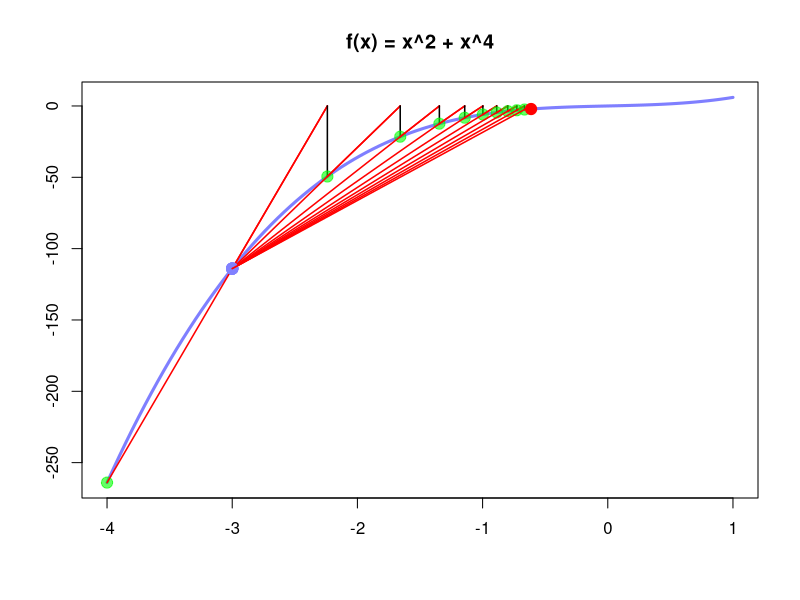

Source code (R):
# --------------------------------------
# Secante 2
#
# Author : Alan Samuel Aguirre Salazar
# --------------------------------------



library(Deriv)

# grafica()

f = function(x){
  x^2 + x^4
}

xd = 1e-4

f1 = function(x){
  (f(x+xd)-f(x)) / xd
}

f2 = function(x){
  (f1(x+xd)-f1(x)) / xd
}

grafica = function(){
  z = seq(-4,1, length=100)
  plot(z,f1(z), type="l",col=rgb(0,0,1,0.5),lwd=3, xlab="", ylab="", main='f(x) = x^2 + x^4')
}

grafica()

secante = function(x1, x2, err){
  a = 0
  for(i in 1:10){
    points(x1, f1(x1), pch=19, col=rgb(0,1,0, 0.6), cex=1.5)
    points(x2, f1(x2), pch=19, col=rgb(0.5,0.5,1, 0.6), cex=1.5)
    a = x2 - f1(x2)/((f1(x2)-f1(x1))/(x2-x1))
    lines(c(x1,a), c(f1(x1),0), col="red", lwd=1.5)
    lines(c(x2,a), c(f1(x2),0), col="red", lwd=1.5)
    segments(a,0,a,f1(a), col="black", lwd=1.5)
    if(f1(a) > 0){
      x2 = a
    }
    else{
      x1 = a 
    }
    if(abs(f1(a)) < err){
      break
    }
  }
  
  cat('x*=', a, 'f(x*)=', f(a))
  points(a, f1(a), pch=19, col=rgb(1,0,0,1), cex=1.5)
}

secante(-4, -3, 1e-8)

